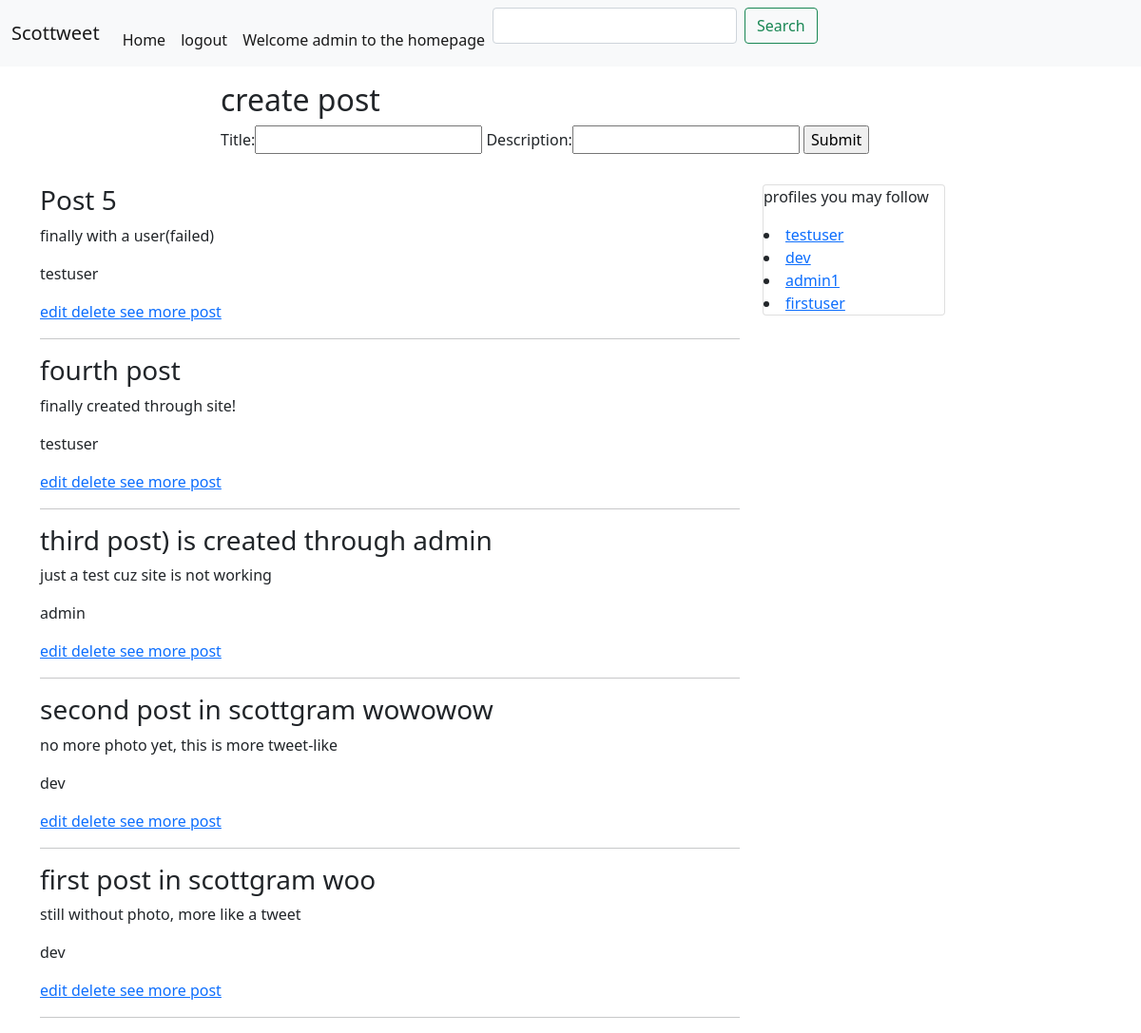
Screenshot of /home/ (signed in) with the database file from the repository.
### feed/models.py (models this page shows, shortened)
class Post(models.Model):
    author = models.ForeignKey(User, on_delete=models.CASCADE)
    title = models.CharField(max_length=200)
    description = models.CharField(max_length=200)
    created = models.DateTimeField(auto_now_add=True)
    published_date = models.DateTimeField(blank=True, null=True)
    likes = models.ManyToManyField(User, related_name='postlike')
    class Meta:
        ordering = ('-created',)

### accounts/models.py (models this page shows, shortened)
class Profile(models.Model):
    user = models.OneToOneField(User, on_delete=models.CASCADE)
    bio = models.CharField(max_length=350, default='welcome to my bio', null=True)
    following = models.ManyToManyField(User, related_name='following', blank=True)

### feed/views.py (the view, shortened to what this page needs)
# urls.py: path('home/', HomeFeedView.as_view(), name='feed'),
class HomeFeedView(View):
    def get(self,request):
        profiles = Profile.objects.all().exclude(user=request.user)
        profile = Profile.objects.get(user=request.user)
        posts = Post.objects.filter(author__in=profile.following.all())
        search_text = request.GET.get('search_box', None)
        if search_text:
            posts = Post.objects.filter(title__contains=search_text)
        return render(request, 'feed/homefeed.html',{'posts':posts,'form':PostForm(),'profiles':profiles})

### feed/forms.py
class PostForm(forms.ModelForm):
    class Meta:
        model = Post
        fields = ['title','description']

### templates/feed/homefeed.html (shortened to what this page needs)
{% extends 'base.html' %}
{% block content %}
{% include "navbar.html" %}
<div class="container">
    <div class="row">
        <div class="col-8 offset-2 my-3">
            <h2> create post </h2>
            <form method ="POST" action="">
                {{form}}
                <input type="submit" name="create post">
            </form>
        </div>
    </div>
    <div class="row">
        <div class="col-8">
            {% for post in posts %}
                <div class="">
                    <h3>{{ post.title }}</h3>
                    <p>{{ post.description }}</p>
                    <p> {{post.author}}</p>
                    <div class="">
                        <a href="{% url 'edit_post' post.pk %}"> edit </a>
                        <a href="{% url 'delete_post' post.pk %}"> delete </a>
                        <a href="{% url 'detail_post' post.pk %}"> see more post </a>
                        </div>
                    <hr>
                </div>
            {% endfor %}
        </div>
        <div class="col-4">
            <div class="card" style="width: 12rem;">
                <p> profiles you may follow </p>
                    {% for profile in profiles %}
                  <li><a href="{% url 'profile_detail' profile.pk %}">{{profile.user}}</a></li>
                    {% endfor %}
                </div>
        </div>
    </div>
</div>
{% endblock %}

### templates/navbar.html (shortened to what this page needs)
<nav class="navbar navbar-expand-lg navbar-light bg-light">
    <div class="container-fluid">
      <a class="navbar-brand" href="#">Scottweet</a>
      <div class="collapse navbar-collapse" id="navbarSupportedContent">
        <ul class="navbar-nav me-auto mb-2 mb-lg-0">
          <li class="nav-item">
            <a class="nav-link active" aria-current="page" href="{% url 'feed' %}">Home</a>
          </li>
          <li class="nav-item">
            <a class="nav-link active" aria-current="page" href="{% url 'logout' %}"> logout </a>
          </li>
          <ul class="navbar-nav navbar-right">
            <li class="nav-item ml-auto">
              <a class="nav-link active" aria-current="page"> Welcome {{user}} to the homepage </a>
            </li>
            <li>
              <div class="col d-flex justify-content-end">
                <form type="GET" class="d-flex">
                    <input class="form-control me-2" id="search_box" type="text" name="search_box" aria-label="Search">
                    <button class="btn btn-outline-success" id="search_submit" type="submit">Search</button>
                  </form>
                </div>
            </li>
        </ul>
      </div>
    </div>
  </nav>

### static/css/style.css (style rules this page uses)
.navbar-nav { align-items: flex-end; }

### rows the page displays
Post: title "Post 5", description "finally with a user(failed)", author "testuser"
Post: title "fourth post", description "finally created through site!", author "testuser"
Post: title "third post) is created through admin", description "just a test cuz site is not working", author "admin"
Post: title "second post in scottgram wowowow", description "no more photo yet, this is more tweet-like", author "dev"
Post: title "first post in scottgram woo", description "still without photo, more like a tweet", author "dev"
Profile: user "testuser"
Profile: user "dev"
Profile: user "admin1"
Profile: user "firstuser"

### other values shown
{{ user }} "admin"
